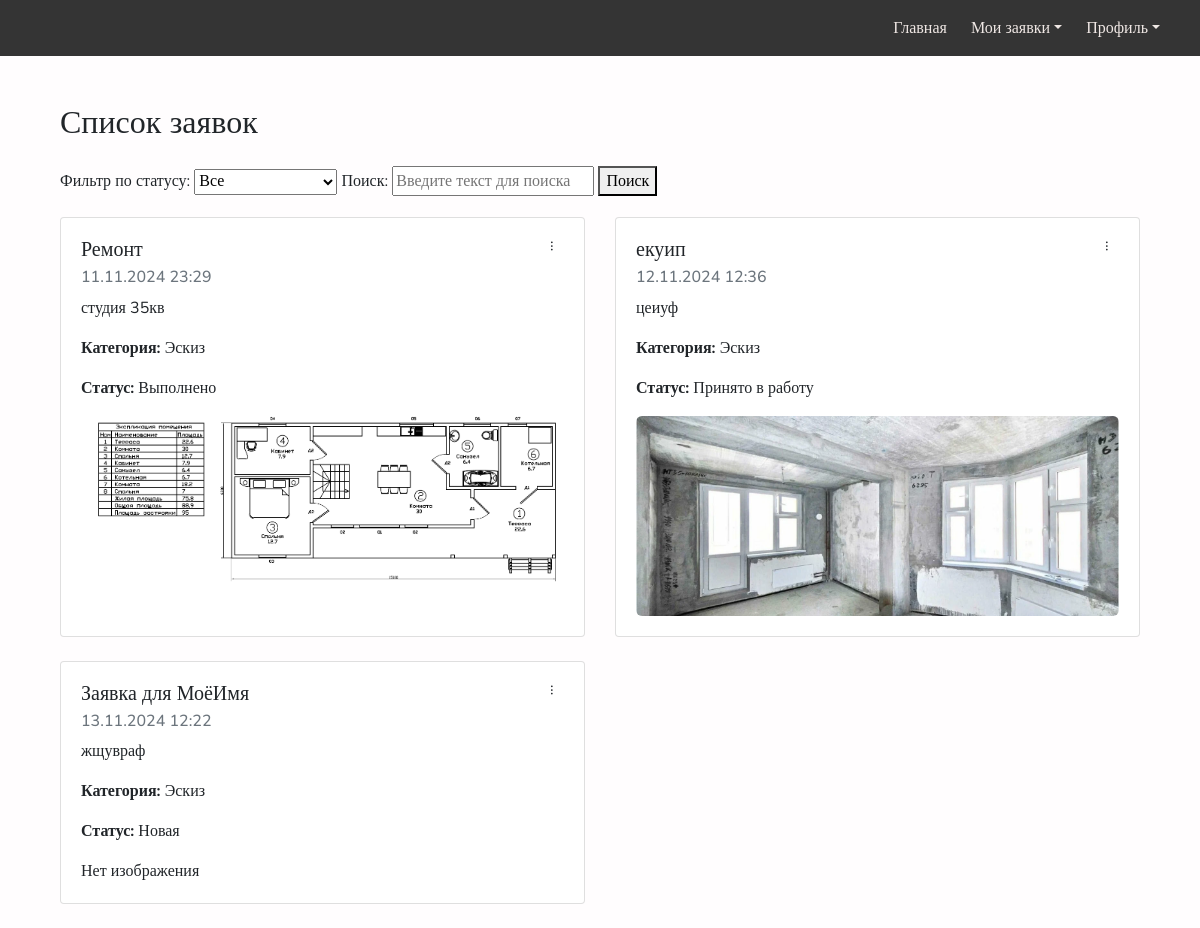
/watch_application/ (signed in), run on the app's committed database.
### planit/models.py (models this page shows, shortened)
class Application(models.Model):
    STATUS_CHOICES = [
        ('new', 'Новая'),
        ('in_progress', 'Принято в работу'),
        ('completed', 'Выполнено'),
    ]
    user = models.ForeignKey(settings.AUTH_USER_MODEL, on_delete=models.CASCADE, verbose_name='Пользователь')
    title = models.CharField(max_length=200, verbose_name='Название')
    description = models.TextField(verbose_name='Описание')
    category = models.ForeignKey(Category, on_delete=models.CASCADE, verbose_name='Категория')
    image = models.ImageField(upload_to='applications/', null=True, blank=True, verbose_name='Изображение')
    status = models.CharField(max_length=20, choices=STATUS_CHOICES, default='new', verbose_name='Статус')
    created_at = models.DateTimeField(auto_now_add=True, verbose_name='Дата создания')
    comment = models.TextField(null=True, blank=True, verbose_name='Комментарий')
    assigned_admin = models.ForeignKey(settings.AUTH_USER_MODEL, on_delete=models.SET_NULL, null=True, blank=True, related_name='assigned_applications', verbose_name='Назначенный администратор')

class Category(models.Model):
    name = models.CharField(max_length=100, unique=True)

### planit/views.py (the view)
# urls.py: path('watch_application/', WatchApplication.as_view() , name='watch_application'),
class WatchApplication(LoginRequiredMixin, ListView):
    model = Application
    template_name = 'application/watch_application.html'
    context_object_name = 'applications'
    def get_queryset(self):
        queryset = super().get_queryset()
        if self.request.user.is_superuser:
            return queryset  # Если да, возвращаем все заявки
        if self.request.user.groups.filter(name='administrators').exists():
            return queryset.filter(user__is_superuser=True)
        return queryset.filter(user=self.request.user)
    def get_context_data(self, **kwargs):
        context = super().get_context_data(**kwargs)
        context['statuses'] = Application.STATUS_CHOICES
        context['is_index_page'] = False
        return context

### planit/templates/application/watch_application.html (shortened to what this page needs)
{% extends "layout/base.html" %}
{% block content %}
<div class="container mt-5">
    <h2 class="mb-4">Список заявок</h2>
    {% if not is_index_page %}
    <div class="mb-3">
        <form method="get" action="{% url 'planit:watch_application' %}">
            <label for="status">Фильтр по статусу:</label>
            <select name="status" id="status" onchange="this.form.submit()">
                <option value="">Все</option>
            </select>
            <label for="search">Поиск:</label>
            <input type="text" name="search" id="search" value="{{ request.GET.search }}" placeholder="Введите текст для поиска">
            <button type="submit">Поиск</button>
        </form>
    </div>
    {% endif %}
    {% if applications %}
        <div class="row">
            {% for application in applications %}
                <div class="col-6 mb-4">
                    <div class="card position-relative">
                        <div class="card-body">
                            <h5 class="card-title">{{ application.title }}</h5>
                            <h6 class="card-subtitle mb-2 text-muted">{{ application.created_at|date:"d.m.Y H:i" }}</h6>
                            <p class="card-text">{{ application.description }}</p>
                            <p class="card-text"><strong>Категория:</strong> {{ application.category.name }}</p>
                            <p class="card-text"><strong>Статус:</strong> {{ application.get_status_display }}</p>
                            {% if application.image %}
                                <img src="{{ application.image.url }}" alt="Дизайн" style="width: 100%; height: 200px; border-radius: 6px; object-fit: cover;">
                            {% else %}
                                <div>Нет изображения</div>
                            {% endif %}
                            {% if user.is_authenticated %}
                                <div class="dropdown position-absolute" style="top: 10px; right: 10px;">
                                    <button class="btn" type="button" id="dropdownMenuButton" data-toggle="dropdown" aria-haspopup="true" aria-expanded="false" style="display: inline-block; transform: rotate(90deg); border: none; outline: none;">
                                        ...
                                    </button>
                                </div>
                            {% endif %}
                        </div>
                    </div>
                </div>
            {% endfor %}
        </div>
    {% else %}
        <p>Нет доступных заявок.</p>
    {% endif %}
</div>
{% endblock %}

### planit/static/css/style.css (style rules this page uses)
body { background-color: #fffdfe; font-family: 'Nunito'; }

### data on the page
Application: title "Ремонт", created_at "11.11.2024 23:29", description "студия 35кв", category.name "Эскиз", status "Выполнено", image (picture)
Application: title "екуип", created_at "12.11.2024 12:36", description "цеиуф", category.name "Эскиз", status "Принято в работу", image (picture)
Application: title "Заявка для МоёИмя", created_at "13.11.2024 12:22", description "жщувраф", category.name "Эскиз", status "Новая", image "Нет изображения"
